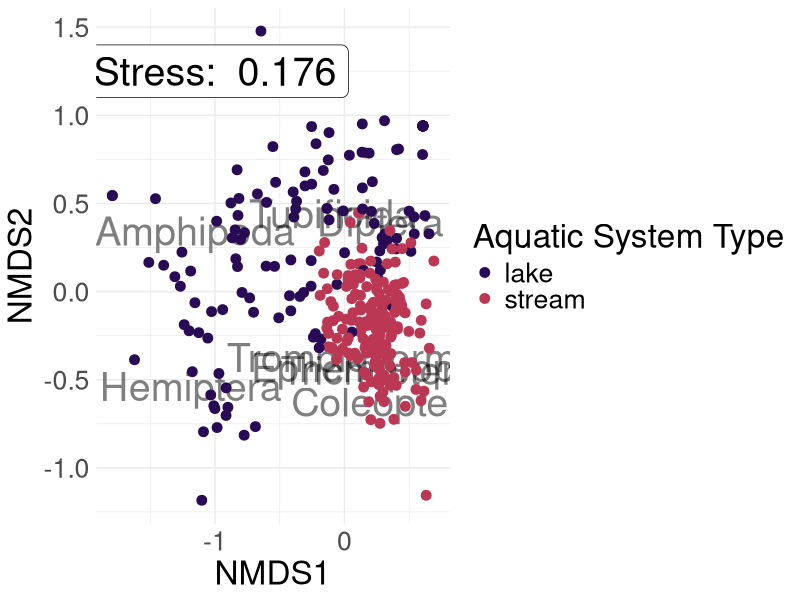

Reproduce this figure in R.
# tutorial from Non-metric Multidimensional Scaling (NMDS) in R
# https://cougrstats.netlify.app/post/2019-12-11-non-metric-multidimensional-scaling-nmds-in-r/

library(vegan)
library(tidyverse)
library(viridis)

orders <- read_csv("data/condensed_order.csv")

# A. RUNNING THE NMDS IN VEGAN #################################################
nmds_results <- metaMDS(comm = orders[ , 4:11],  # Define the community data
                        distance = "bray",       # Specify a bray-curtis distance
                        try = 100)               # Number of iterations

# B. PLOTTING THE NMDS #########################################################

# First create a data frame of the scores from the individual sites.
# This data frame will contain x and y values for where sites are located.
data_scores <- scores(nmds_results)

# Access site scores
site_scores <- as.data.frame(data_scores$sites)

# Now add the extra aquaticSiteType column
data_scores <- cbind(site_scores, orders[, 14])
colnames(data_scores)[3] <- "aquaticSiteType"

# Next, we can add the scores for species data
species_scores <- as.data.frame(scores(nmds_results, "species"))

# Add a column equivalent to the row name to create species labels
species_scores$species <- rownames(species_scores)

# Now we can build the plot!

ggplot() +
  geom_text(data = species_scores, aes(x = NMDS1, y = NMDS2, label = species),
            alpha = 0.5, size = 10) +
  geom_point(data = data_scores, aes(x = NMDS1, y = NMDS2,
                                     color = aquaticSiteType), size = 3) +
  scale_color_manual(values = inferno(15)[c(3, 8, 11)],
                     name = "Aquatic System Type") +
  annotate(geom = "label", x = -1, y = 1.25, size = 10,
           label = paste("Stress: ", round(nmds_results$stress, digits = 3))) +
  theme_minimal() +
  theme(legend.position = "right",
        text = element_text(size = 24))
